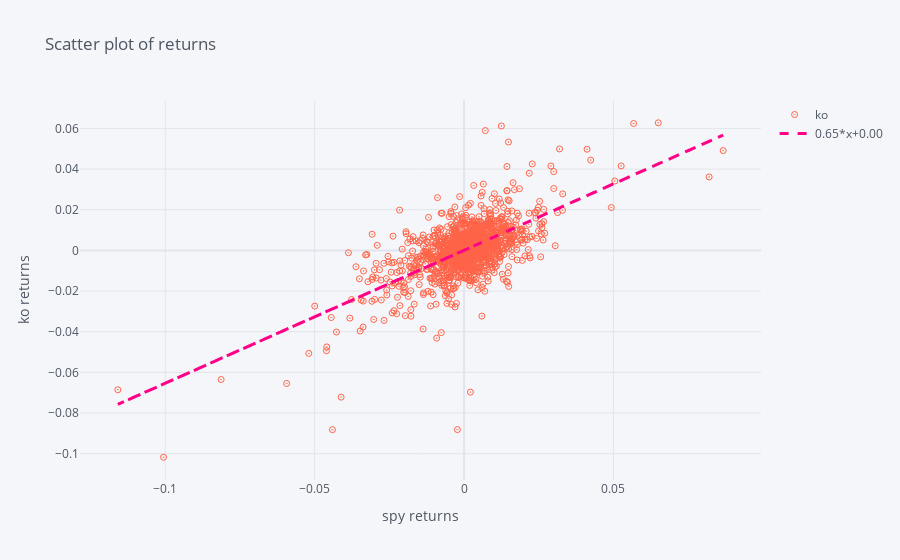

The notebook cell saved with this chart:
### Code cell
# using cufflinks 
df.iplot(kind='scatter',x='spy',y='ko',mode='markers',\
      xTitle='spy returns',
      yTitle='ko returns', 
      colors="tomato",
      size=6,
      symbol='circle-open-dot',
      bestfit=True,
      bestfit_colors=['pink'],
      title='Scatter plot of returns')

### Figure 1 — Plotly figure (JSON) as saved in the notebook; plotly's stock layout.template omitted (floating-point values rounded to 4 significant figures; data arrays with more than 128 entries replaced by an {"elided": "..."} marker saying what was removed)
{"data": [{"line": {"color": "rgba(255, 99, 71, 1.0)", "dash": "solid", "shape": "linear", "width": 1.3}, "marker": {"size": 6, "symbol": "circle-open-dot"}, "mode": "markers", "name": "ko", "text": "", "type": "scatter", "x": {"elided": "1258 float values"}, "y": {"elided": "1258 float values"}}, {"line": {"color": "rgba(255, 0, 136, 1.0)", "dash": "dash", "shape": "linear", "width": 3}, "mode": "lines", "name": "0.65*x+0.00", "type": "scatter", "x": {"elided": "1258 float values"}, "y": {"elided": "1258 float values"}}], "layout": {"legend": {"bgcolor": "#F5F6F9", "font": {"color": "#4D5663"}}, "paper_bgcolor": "#F5F6F9", "plot_bgcolor": "#F5F6F9", "title": {"font": {"color": "#4D5663"}, "text": "Scatter plot of returns"}, "xaxis": {"gridcolor": "#E1E5ED", "showgrid": true, "tickfont": {"color": "#4D5663"}, "title": {"font": {"color": "#4D5663"}, "text": "spy returns"}, "zerolinecolor": "#E1E5ED"}, "yaxis": {"gridcolor": "#E1E5ED", "showgrid": true, "tickfont": {"color": "#4D5663"}, "title": {"font": {"color": "#4D5663"}, "text": "ko returns"}, "zerolinecolor": "#E1E5ED"}}}
